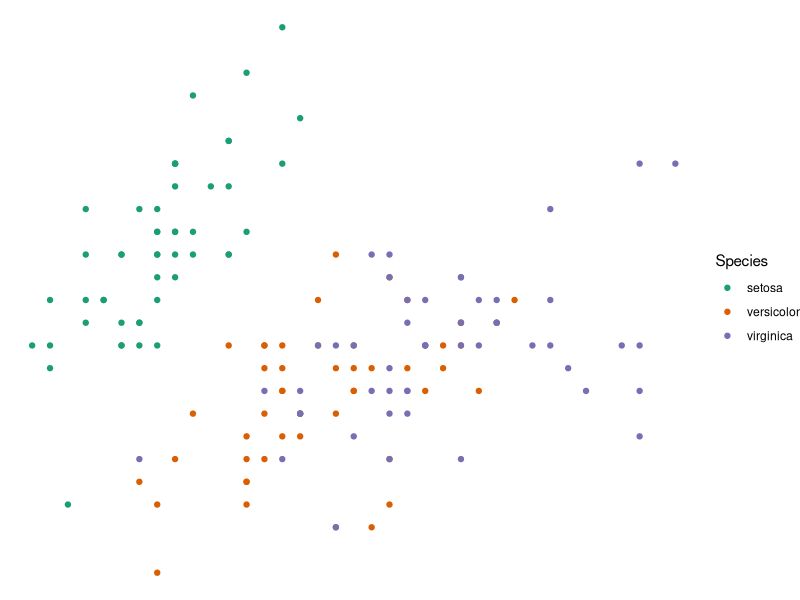

Recreate this plot in R.
## ---- chunk 1
#| echo: false

library(ggplot2)

iris |> 
  ggplot() +
  aes(x = Sepal.Length, y = Sepal.Width, color = Species) +
  geom_point() +
  scale_color_brewer(palette = "Dark2") +
  theme_void()
